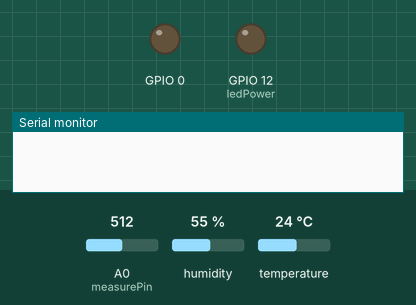
This sketch was run on a simulated ESP8266 (NodeMCU). On the bench: output pins drawn as LEDs (lit = HIGH), the last lines printed to the serial monitor. The test bench sets the inputs (shaded band); at power-on: A0 (measurePin) = 512, humidity 55 %, temperature 24 °C. WiFi joins after 1.5 s; servers stay silent unless stated; uploads are accepted with an empty reply.

Above: at 0.1 s.
At 1.6 s:
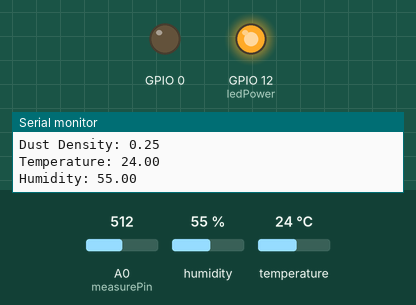
Timing chart, 0 to 3.1 s (numbered marks = the images above):
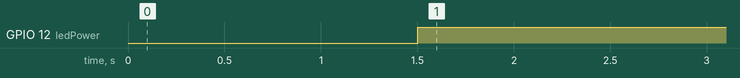

The sketch:

dust_sensor_project.ino
```cpp
#include <ESP8266WiFi.h>
#include <WiFiClientSecure.h>
#include <ESP8266HTTPClient.h>
#include <DHT.h>


const char* ssid = "xxx";
const char* password = "xxx";

const int httpsPort = 443;

int measurePin = A0;
int ledPower = 12;

int samplingTime = 280;
int deltaTime = 40;
int sleepTime = 9680;

float voMeasured = 0;
float calcVoltage = 0;
float dustDensity = 0;
float temperature = 0;
float humidity = 0;
static DHT dht(2, DHT22);

float readTemperature()
{
    return dht.readTemperature();
}

float readHumidity()
{
    return dht.readHumidity();
}

float map_float(float x, float in_min, float in_max, float out_min, float out_max)
{
  return (x - in_min) * (out_max - out_min) / (in_max - in_min) + out_min;
}

void blinkLED()
{
    digitalWrite(0, HIGH);
    delay(500);
    digitalWrite(0, LOW);
}

void setup(){

  pinMode(0, OUTPUT);
  Serial.begin(9600);
  pinMode(ledPower,OUTPUT);

  WiFi.begin(ssid, password);
  while (WiFi.status() != WL_CONNECTED) {
    delay(500);
    Serial.print(".");
  }
  Serial.println("");
  Serial.println("WiFi connected");
  Serial.println("IP address: ");
  Serial.println(WiFi.localIP());

  dht.begin();

  WiFiClientSecure client;


}

void loop(){

  digitalWrite(ledPower,LOW); // power on the LED
  delayMicroseconds(samplingTime);

  voMeasured = analogRead(measurePin); // read the dust value

  delayMicroseconds(deltaTime);
  digitalWrite(ledPower,HIGH); // turn the LED off
  delayMicroseconds(sleepTime);

  // 0 - 3.3V mapped to 0 - 1023 integer values
  // recover voltage
  calcVoltage = voMeasured * (3.3 / 1024);

  // linear eqaution taken from http://www.howmuchsnow.com/arduino/airquality/
  // Chris Nafis (c) 2012
  dustDensity = 0.17 * calcVoltage - 0.1;

  dustDensity = map_float(dustDensity, -0.1, 0.46, 0, 0.5);

  temperature = readTemperature();
  humidity = readHumidity();

  Serial.print("Raw Signal Value (0-1023): ");
  Serial.println(voMeasured);

  Serial.print("Voltage: ");
  Serial.println(calcVoltage);

  Serial.print("Dust Density: ");
  Serial.println(dustDensity);

  Serial.print("Temperature: ");
  Serial.println(temperature);

  Serial.print("Humidity: ");
  Serial.println(humidity);

  delay(500);


if(WiFi.status()== WL_CONNECTED){   //Check WiFi connection status

   HTTPClient http;    //Declare object of class HTTPClient

   http.begin("http://smarthome.nk9psnw46u.us-east-2.elasticbeanstalk.com//sendData");      //Specify request destination
   http.addHeader("Content-Type", "text/plain");  //Specify content-type header

   String dustDensityString = String(dustDensity);
   String temperatureString = String(temperature);
   String humidityString = String(humidity);
   String req="{\"dustDensity\":\""+dustDensityString+"\",\"temperature\":\""+temperatureString+"\", \"humidity\":\""+humidityString+"\"}";

   Serial.print(req);

   int httpCode = http.POST(req);               //Send the request
   String payload = http.getString();           //Get the response payload

   Serial.println(httpCode);   //Print HTTP return code
   Serial.println(payload);    //Print request response payload

//   Serial.println("Message sent to Azure IoT Hub");
//   blinkLED();

   http.end();  //Close connection
 }else{
    Serial.println("Error in WiFi connection");
 }
//  delay(1000);  //Send a request every 30 seconds
}
```

Measured:
- by itself, GPIO 12 (ledPower): LOW → HIGH at 1.5 s
